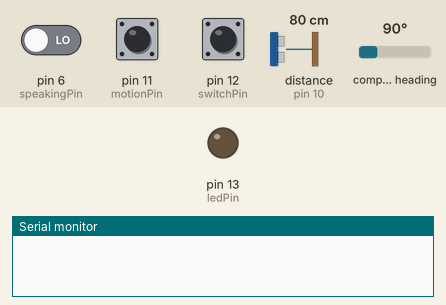
The sketch below on a simulated Arduino Uno, built with avr-gcc and run on an emulated ATmega328P. Shown: output pins drawn as LEDs (lit = HIGH), the last lines printed to the serial monitor. Wiring (inferred from the names in the program): ultrasonic range finder: trigger pin 10; echo pin 10; CMPS compass at I2C address 0x60. The test bench sets the inputs (shaded band); at power-on: pin 12 (switchPin) LOW, pin 6 (speakingPin) LOW, pin 11 (motionPin) HIGH, distance to the obstacle (sensor on pin 10) 80 cm, compass heading 90°. The echo pulse lasts 58.3 µs per cm.

Above: at 2.2 s.
2.3 s: pin 12 (switchPin) pulled HIGH for 3.2 s
At 3.2 s:
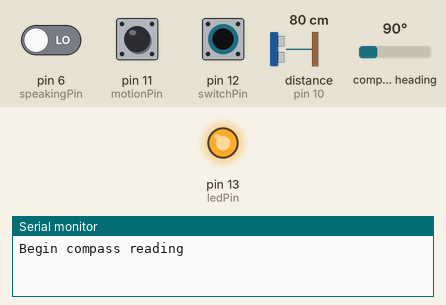
8.0 s: pin 12 (switchPin) pulled HIGH for 0.15 s
At 10.9 s:
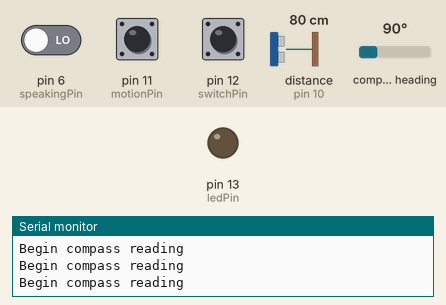
11.1 s: pin 12 (switchPin) pulled HIGH for 1 s
At 12.3 s:
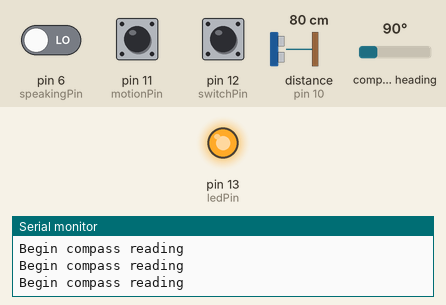
Timing chart, 0 to 14.8 s (numbered marks = the images above; inputs shaded):
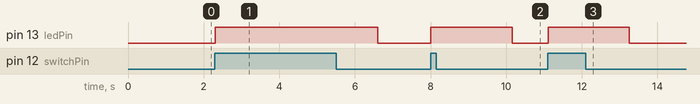

Measured:
- after the input at 2.3 s, pin 13 (ledPin): LOW → HIGH at once, → LOW 4.3 s later
- after the input at 8.0 s, pin 13 (ledPin): LOW → HIGH at once, → LOW 2.1 s later
- after the input at 11.1 s, pin 13 (ledPin): LOW → HIGH at once, → LOW 2.1 s later

The sketch:

speech.ino
```cpp
#include "SpeakJet.h"
#include "SoftwareSerial.h"
#include <Wire.h>

#define rxPin 7
#define txPin 5
#define speakingPin 6
#define switchPin 12
#define ledPin 13
#define motionPin 11

#define compassAddress 0x60 //defines address of compass

#define ultraSoundPin 10

// Create a new software serial port object called "speakJet"
CSpeakJet speakjet = CSpeakJet(rxPin,txPin,speakingPin);

long microsecondsToCentimeters(long microseconds)
{
  // The speed of sound is 340 m/s or 29 microseconds per centimeter.
  // The ping travels out and back, so to find the distance of the
  // object we take half of the distance travelled.
  return microseconds / 29 / 2;
}

/**
 */
void setup()
{
  Wire.begin(); //conects I2C
  pinMode(ledPin, OUTPUT);
  pinMode(switchPin, INPUT);
  pinMode(motionPin, INPUT);
  Serial.begin(9600);

  // Configure software serial port pins for SpeakJet
  pinMode(rxPin, INPUT);
  pinMode(txPin, OUTPUT);
  pinMode(speakingPin, INPUT);

  speakjet.Begin();
  speakjet.SetVolume(96);
  speakjet.SetSpeed(114);
  speakjet.SetPitch(100);
  speakjet.SetBend(5);

  delay(1000);
}

int readUltraSound()
{
  pinMode(ultraSoundPin, OUTPUT);
  digitalWrite(ultraSoundPin, HIGH);
  delayMicroseconds(5);
  digitalWrite(ultraSoundPin, LOW);
  pinMode(ultraSoundPin, INPUT);

  return microsecondsToCentimeters(pulseIn(ultraSoundPin, HIGH));
}

int readCompass()
{
  byte highByte;
  byte lowByte;

   Serial.println("Begin compass reading");

   Wire.beginTransmission(compassAddress);      //starts communication with cmps03
   Wire.write(2);                         //Sends the register we wish to read
   Wire.endTransmission();

   //Serial.println("Requesting");
   Wire.requestFrom(compassAddress, 2);        //requests high byte

   //Serial.println("Waiting");
   while(Wire.available() < 2);         //while there is a byte to receive

   //Serial.println("Reading");
   highByte = Wire.read();           //reads the byte as an integer
   lowByte = Wire.read();

   return ((highByte<<8)+lowByte)/10;
}

boolean waitmotion = true;
int nxt = SPEECH_HELLO;
int number = 0;

/**
 */
void loop()
{
  //Serial.println(cm);

  if(digitalRead(switchPin) == HIGH)
  {
    int dist = readUltraSound();
    int bearing = readCompass();

    digitalWrite(ledPin, HIGH);

    speakjet.SetVolume(127);
    speakjet.SetSpeed(100);
    speakjet.SetBend(3);
    speakjet.SetPitch(110);

    speakjet.Play(SPEECH_DISTANCE, false);
    speakjet.Play(SPEECH_IS, false);
    speakjet.PlayNumber(dist,true);
    delay(1000);

    speakjet.Play(SPEECH_ANGLE, false);
    speakjet.Play(SPEECH_IS, false);
    speakjet.PlayNumber(bearing,true);
    delay(1000);

    digitalWrite(ledPin, LOW);
    number++;
  }

  if(waitmotion)
  {
    if(digitalRead(motionPin) == LOW)
      return;
    waitmotion = false;
  }
  else
  {
    if(digitalRead(motionPin) == HIGH)
      return;
     waitmotion = true;
     return;
  }

  speakjet.SetVolume(96);
  speakjet.SetSpeed(114);
  speakjet.SetBend(100);

  int pitch = map(constrain(readUltraSound(), 1, 100), 1, 100, 255, 150);
  speakjet.SetPitch(pitch);

  speakjet.Play(SPEECH_I, false);
  speakjet.Play(SPEECH_CAN, false);
  speakjet.Play(SPEECH_SEE, false);
 speakjet.Play(SPEECH_YOU, true);

}
```
